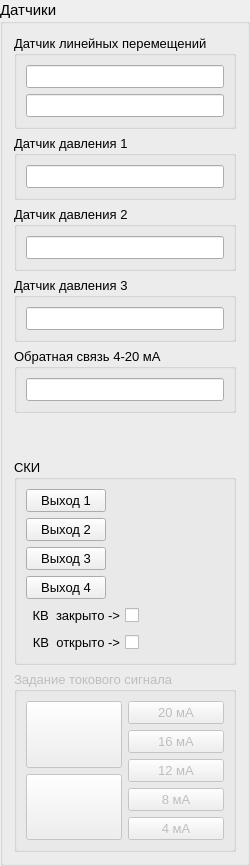
         <widget class="QGroupBox" name="groupBox_sensors">
          <property name="sizePolicy">
           <sizepolicy hsizetype="Maximum" vsizetype="Preferred">
            <horstretch>0</horstretch>
            <verstretch>0</verstretch>
           </sizepolicy>
          </property>
          <property name="maximumSize">
           <size>
            <width>300</width>
            <height>16777215</height>
           </size>
          </property>
          <property name="font">
           <font>
            <family>Segoe UI</family>
            <pointsize>11</pointsize>
           </font>
          </property>
          <property name="title">
           <string>Датчики</string>
          </property>
          <layout class="QVBoxLayout" name="verticalLayout_7">
           <item>
            <widget class="QGroupBox" name="groupBox_linearMotionSensor">
             <property name="font">
              <font>
               <family>Segoe UI</family>
               <pointsize>10</pointsize>
              </font>
             </property>
             <property name="title">
              <string>Датчик линейных перемещений</string>
             </property>
             <layout class="QVBoxLayout" name="verticalLayout_3">
              <item>
               <widget class="QLineEdit" name="lineEdit_linearSensor">
                <property name="sizePolicy">
                 <sizepolicy hsizetype="Preferred" vsizetype="Preferred">
                  <horstretch>0</horstretch>
                  <verstretch>0</verstretch>
                 </sizepolicy>
                </property>
                <property name="focusPolicy">
                 <enum>Qt::FocusPolicy::NoFocus</enum>
                </property>
                <property name="text">
                 <string/>
                </property>
                <property name="readOnly">
                 <bool>true</bool>
                </property>
               </widget>
              </item>
              <item>
               <widget class="QLineEdit" name="lineEdit_linearSensorPercent">
                <property name="sizePolicy">
                 <sizepolicy hsizetype="Preferred" vsizetype="Preferred">
                  <horstretch>0</horstretch>
                  <verstretch>0</verstretch>
                 </sizepolicy>
                </property>
                <property name="focusPolicy">
                 <enum>Qt::FocusPolicy::NoFocus</enum>
                </property>
                <property name="text">
                 <string/>
                </property>
                <property name="readOnly">
                 <bool>true</bool>
                </property>
               </widget>
              </item>
             </layout>
            </widget>
           </item>
           <item>
            <widget class="QGroupBox" name="groupBox_pressureSensor_1">
             <property name="font">
              <font>
               <family>Segoe UI</family>
               <pointsize>10</pointsize>
              </font>
             </property>
             <property name="title">
              <string>Датчик давления 1</string>
             </property>
             <layout class="QVBoxLayout" name="verticalLayout_6">
              <item>
               <widget class="QLineEdit" name="lineEdit_pressureSensor_1">
                <property name="sizePolicy">
                 <sizepolicy hsizetype="Preferred" vsizetype="Preferred">
                  <horstretch>0</horstretch>
                  <verstretch>0</verstretch>
                 </sizepolicy>
                </property>
                <property name="focusPolicy">
                 <enum>Qt::FocusPolicy::NoFocus</enum>
                </property>
                <property name="readOnly">
                 <bool>true</bool>
                </property>
               </widget>
              </item>
             </layout>
            </widget>
           </item>
           <item>
            <widget class="QGroupBox" name="groupBox_pressureSensor_2">
             <property name="font">
              <font>
               <family>Segoe UI</family>
               <pointsize>10</pointsize>
              </font>
             </property>
             <property name="title">
              <string>Датчик давления 2</string>
             </property>
             <layout class="QVBoxLayout" name="verticalLayout_4">
              <item>
               <widget class="QLineEdit" name="lineEdit_pressureSensor_2">
                <property name="sizePolicy">
                 <sizepolicy hsizetype="Preferred" vsizetype="Preferred">
                  <horstretch>0</horstretch>
                  <verstretch>0</verstretch>
                 </sizepolicy>
                </property>
                <property name="focusPolicy">
                 <enum>Qt::FocusPolicy::NoFocus</enum>
                </property>
                <property name="readOnly">
                 <bool>true</bool>
                </property>
               </widget>
              </item>
             </layout>
            </widget>
           </item>
           <item>
            <widget class="QGroupBox" name="groupBox_pressureSensor_3">
             <property name="font">
              <font>
               <family>Segoe UI</family>
               <pointsize>10</pointsize>
              </font>
             </property>
             <property name="title">
              <string>Датчик давления 3</string>
             </property>
             <layout class="QVBoxLayout" name="verticalLayout_5">
              <item>
               <widget class="QLineEdit" name="lineEdit_pressureSensor_3">
                <property name="sizePolicy">
                 <sizepolicy hsizetype="Preferred" vsizetype="Preferred">
                  <horstretch>0</horstretch>
                  <verstretch>0</verstretch>
                 </sizepolicy>
                </property>
                <property name="focusPolicy">
                 <enum>Qt::FocusPolicy::NoFocus</enum>
                </property>
                <property name="readOnly">
                 <bool>true</bool>
                </property>
               </widget>
              </item>
             </layout>
            </widget>
           </item>
           <item>
            <widget class="QGroupBox" name="groupBox_feedback_4_20mA">
             <property name="font">
              <font>
               <family>Segoe UI</family>
               <pointsize>10</pointsize>
              </font>
             </property>
             <property name="title">
              <string>Обратная связь 4-20 мА</string>
             </property>
             <layout class="QVBoxLayout" name="verticalLayout_35">
              <item>
               <widget class="QLineEdit" name="lineEdit_feedback_4_20mA">
                <property name="sizePolicy">
                 <sizepolicy hsizetype="Preferred" vsizetype="Preferred">
                  <horstretch>0</horstretch>
                  <verstretch>0</verstretch>
                 </sizepolicy>
                </property>
                <property name="focusPolicy">
                 <enum>Qt::FocusPolicy::NoFocus</enum>
                </property>
                <property name="readOnly">
                 <bool>true</bool>
                </property>
               </widget>
              </item>
             </layout>
            </widget>
           </item>
           <item>
            <spacer name="verticalSpacer_2">
             <property name="orientation">
              <enum>Qt::Orientation::Vertical</enum>
             </property>
             <property name="sizeHint" stdset="0">
              <size>
               <width>20</width>
               <height>40</height>
              </size>
             </property>
            </spacer>
           </item>
           <item>
            <widget class="QGroupBox" name="groupBox_DO">
             <property name="enabled">
              <bool>true</bool>
             </property>
             <property name="font">
              <font>
               <family>Segoe UI</family>
               <pointsize>10</pointsize>
              </font>
             </property>
             <property name="title">
              <string>СКИ</string>
             </property>
             <layout class="QFormLayout" name="formLayout_2">
              <item row="0" column="0">
               <widget class="QPushButton" name="pushButton_DO0">
                <property name="sizePolicy">
                 <sizepolicy hsizetype="Maximum" vsizetype="Maximum">
                  <horstretch>0</horstretch>
                  <verstretch>0</verstretch>
                 </sizepolicy>
                </property>
                <property name="text">
                 <string>Выход 1</string>
                </property>
                <property name="checkable">
                 <bool>true</bool>
                </property>
                <property name="checked">
                 <bool>false</bool>
                </property>
                <property name="flat">
                 <bool>false</bool>
                </property>
               </widget>
              </item>
              <item row="1" column="0">
               <widget class="QPushButton" name="pushButton_DO1">
                <property name="sizePolicy">
                 <sizepolicy hsizetype="Minimum" vsizetype="Preferred">
                  <horstretch>0</horstretch>
                  <verstretch>0</verstretch>
                 </sizepolicy>
                </property>
                <property name="text">
                 <string>Выход 2</string>
                </property>
                <property name="checkable">
                 <bool>true</bool>
                </property>
                <property name="checked">
                 <bool>false</bool>
                </property>
                <property name="flat">
                 <bool>false</bool>
                </property>
               </widget>
              </item>
              <item row="2" column="0">
               <widget class="QPushButton" name="pushButton_DO2">
                <property name="sizePolicy">
                 <sizepolicy hsizetype="Minimum" vsizetype="Preferred">
                  <horstretch>0</horstretch>
                  <verstretch>0</verstretch>
                 </sizepolicy>
                </property>
                <property name="text">
                 <string>Выход 3</string>
                </property>
                <property name="checkable">
                 <bool>true</bool>
                </property>
                <property name="checked">
                 <bool>false</bool>
                </property>
                <property name="flat">
                 <bool>false</bool>
                </property>
               </widget>
              </item>
              <item row="3" column="0">
               <widget class="QPushButton" name="pushButton_DO3">
                <property name="sizePolicy">
                 <sizepolicy hsizetype="Minimum" vsizetype="Preferred">
                  <horstretch>0</horstretch>
                  <verstretch>0</verstretch>
                 </sizepolicy>
                </property>
                <property name="text">
                 <string>Выход 4</string>
                </property>
                <property name="checkable">
                 <bool>true</bool>
                </property>
                <property name="checked">
                 <bool>false</bool>
                </property>
                <property name="flat">
                 <bool>false</bool>
                </property>
               </widget>
              </item>
              <item row="4" column="0">
               <widget class="QCheckBox" name="checkBox_switch_3_0">
                <property name="sizePolicy">
                 <sizepolicy hsizetype="Preferred" vsizetype="Preferred">
                  <horstretch>0</horstretch>
                  <verstretch>0</verstretch>
                 </sizepolicy>
                </property>
                <property name="focusPolicy">
                 <enum>Qt::FocusPolicy::NoFocus</enum>
                </property>
                <property name="layoutDirection">
                 <enum>Qt::LayoutDirection::RightToLeft</enum>
                </property>
                <property name="text">
                 <string>КВ  закрыто -&gt;</string>
                </property>
                <property name="checkable">
                 <bool>true</bool>
                </property>
               </widget>
              </item>
              <item row="5" column="0">
               <widget class="QCheckBox" name="checkBox_switch_0_3">
                <property name="sizePolicy">
                 <sizepolicy hsizetype="Preferred" vsizetype="Preferred">
                  <horstretch>0</horstretch>
                  <verstretch>0</verstretch>
                 </sizepolicy>
                </property>
                <property name="focusPolicy">
                 <enum>Qt::FocusPolicy::NoFocus</enum>
                </property>
                <property name="layoutDirection">
                 <enum>Qt::LayoutDirection::RightToLeft</enum>
                </property>
                <property name="text">
                 <string>КВ  открыто -&gt;</string>
                </property>
                <property name="checkable">
                 <bool>true</bool>
                </property>
                <property name="checked">
                 <bool>false</bool>
                </property>
               </widget>
              </item>
             </layout>
            </widget>
           </item>
           <item>
            <widget class="QGroupBox" name="groupBox_SettingCurrentSignal">
             <property name="enabled">
              <bool>false</bool>
             </property>
             <property name="font">
              <font>
               <family>Segoe UI</family>
               <pointsize>10</pointsize>
              </font>
             </property>
             <property name="title">
              <string>Задание токового сигнала</string>
             </property>
             <layout class="QHBoxLayout" name="horizontalLayout_11">
              <item>
               <layout class="QVBoxLayout" name="verticalLayout_arrow">
                <item>
                 <widget class="QToolButton" name="toolButton_arrowUp">
                  <property name="sizePolicy">
                   <sizepolicy hsizetype="Preferred" vsizetype="Preferred">
                    <horstretch>0</horstretch>
                    <verstretch>0</verstretch>
                   </sizepolicy>
                  </property>
                  <property name="text">
                   <string/>
                  </property>
                  <property name="shortcut">
                   <string>Up</string>
                  </property>
                 </widget>
                </item>
                <item>
                 <widget class="QToolButton" name="toolButton_arrowDown">
                  <property name="sizePolicy">
                   <sizepolicy hsizetype="Preferred" vsizetype="Preferred">
                    <horstretch>0</horstretch>
                    <verstretch>0</verstretch>
                   </sizepolicy>
                  </property>
                  <property name="text">
                   <string/>
                  </property>
                  <property name="shortcut">
                   <string>Down</string>
                  </property>
                 </widget>
                </item>
               </layout>
              </item>
              <item>
               <layout class="QVBoxLayout" name="verticalLayout_signalsButton">
                <item>
                 <widget class="QPushButton" name="pushButton_signal_20mA">
                  <property name="text">
                   <string>20 мА</string>
                  </property>
                 </widget>
                </item>
                <item>
                 <widget class="QPushButton" name="pushButton_signal_16mA">
                  <property name="text">
                   <string>16 мА</string>
                  </property>
                 </widget>
                </item>
                <item>
                 <widget class="QPushButton" name="pushButton_signal_12mA">
                  <property name="text">
                   <string>12 мА</string>
                  </property>
                 </widget>
                </item>
                <item>
                 <widget class="QPushButton" name="pushButton_signal_8mA">
                  <property name="text">
                   <string>8 мА</string>
                  </property>
                 </widget>
                </item>
                <item>
                 <widget class="QPushButton" name="pushButton_signal_4mA">
                  <property name="text">
                   <string>4 мА</string>
                  </property>
                 </widget>
                </item>
               </layout>
              </item>
             </layout>
            </widget>
           </item>
          </layout>
         </widget>
